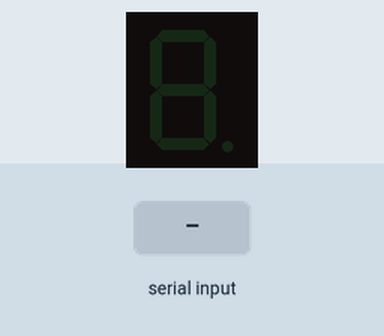
Simulated run of this sketch. Board: Arduino Uno, built with avr-gcc and run on an emulated ATmega328P. Parts: 1-digit seven-segment display. Wiring (inferred from the names in the program): 1-digit 7-segment display, segments lit when HIGH: segments pin 2, pin 3, pin 4, pin 5, pin 6, pin 7, pin 8. The test bench sets the inputs (shaded band). The segment pins are drawn as the display they are named for.

Above: at 1.2 s.
1.3 s: "0" received over Serial
At 2.2 s:
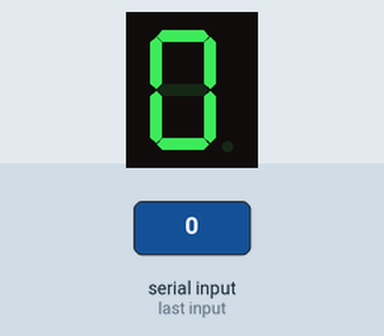
2.8 s: "1" received over Serial
At 3.4 s:
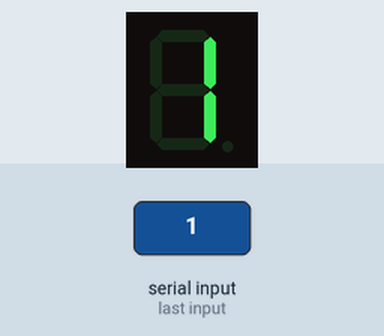
4.3 s: "2" received over Serial
At 5.5 s:
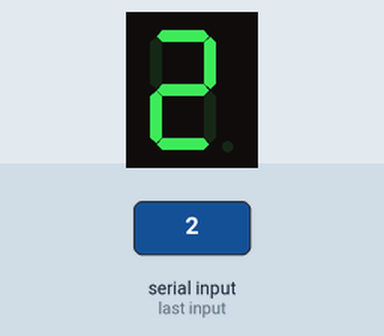
5.8 s: "3" received over Serial
At 6.9 s:
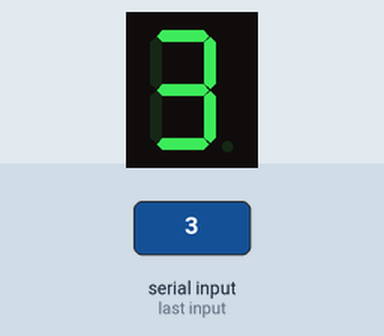
7.3 s: "4" received over Serial
At 8.0 s:
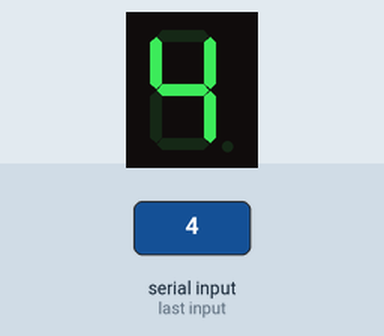
8.8 s: "5" received over Serial
At 9.1 s:
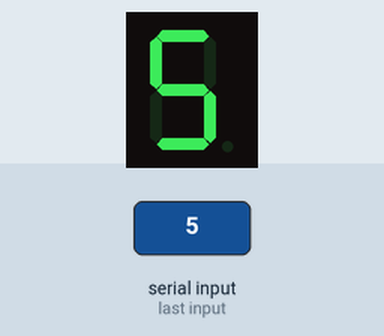
Timing chart, 0 to 11.3 s (numbered marks = the images above; inputs shaded):
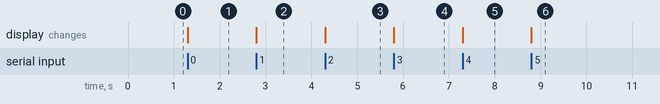

Measured:
- after the input at 1.3 s, the display: changes at once (image 1)
- after the input at 2.8 s, the display: changes at once (image 2)
- after the input at 4.3 s, the display: changes at once (image 3)
- after the input at 5.8 s, the display: changes at once (image 4)
- after the input at 7.3 s, the display: changes at once (image 5)
- after the input at 8.8 s, the display: changes at once (image 6)

The sketch:

seven_segment_display_controller.ino
```cpp
int a = 2;
int b = 3;
int c = 4;
int d = 5;
int e = 6;
int f = 7;
int g = 8;
void setup()
{
  Serial.begin(9600);
  for(int i = 2;i<=8;i++)
  {
    pinMode(i, OUTPUT);
  }
}

void loop()
{
  if(Serial.available()>0)
  {
    char num = Serial.read();
    switch(num)
    {
      case '0':zero();break;
      case '1':one();break;
      case '2':two();break;
      case '3':three();break;
      case '4':four();break;
      case '5':five();break;
      case '6':six();break;
      case '7':seven();break;
      case '8':eight();break;
      case '9':nine();break;
    }
  }
}
void zero(){
  digitalWrite(a,1);
  digitalWrite(b,1);
  digitalWrite(c,1);
  digitalWrite(d,1);
  digitalWrite(e,1);
  digitalWrite(f,1);
  digitalWrite(g,0);
}
void one(){
  digitalWrite(a,0);
  digitalWrite(b,1);
  digitalWrite(c,1);
  digitalWrite(d,0);
  digitalWrite(e,0);
  digitalWrite(f,0);
  digitalWrite(g,0);
}
void two(){
  digitalWrite(a,1);
  digitalWrite(b,1);
  digitalWrite(c,0);
  digitalWrite(d,1);
  digitalWrite(e,1);
  digitalWrite(f,0);
  digitalWrite(g,1);
}
void three(){
  digitalWrite(a,1);
  digitalWrite(b,1);
  digitalWrite(c,1);
  digitalWrite(d,1);
  digitalWrite(e,0);
  digitalWrite(f,0);
  digitalWrite(g,1);
}
void four(){
  digitalWrite(a,0);
  digitalWrite(b,1);
  digitalWrite(c,1);
  digitalWrite(d,0);
  digitalWrite(e,0);
  digitalWrite(f,1);
  digitalWrite(g,1);
}
void five(){
  digitalWrite(a,1);
  digitalWrite(b,0);
  digitalWrite(c,1);
  digitalWrite(d,1);
  digitalWrite(e,0);
  digitalWrite(f,1);
  digitalWrite(g,1);
}
void six(){
  digitalWrite(a,1);
  digitalWrite(b,0);
  digitalWrite(c,1);
  digitalWrite(d,1);
  digitalWrite(e,1);
  digitalWrite(f,1);
  digitalWrite(g,1);
}
void seven(){
  digitalWrite(a,1);
  digitalWrite(b,1);
  digitalWrite(c,1);
  digitalWrite(d,0);
  digitalWrite(e,0);
  digitalWrite(f,0);
  digitalWrite(g,0);
}
void eight(){
  digitalWrite(a,1);
  digitalWrite(b,1);
  digitalWrite(c,1);
  digitalWrite(d,1);
  digitalWrite(e,1);
  digitalWrite(f,1);
  digitalWrite(g,1);
}
void nine(){
  digitalWrite(a,1);
  digitalWrite(b,1);
  digitalWrite(c,1);
  digitalWrite(d,1);
  digitalWrite(e,0);
  digitalWrite(f,1);
  digitalWrite(g,1);
}
```
